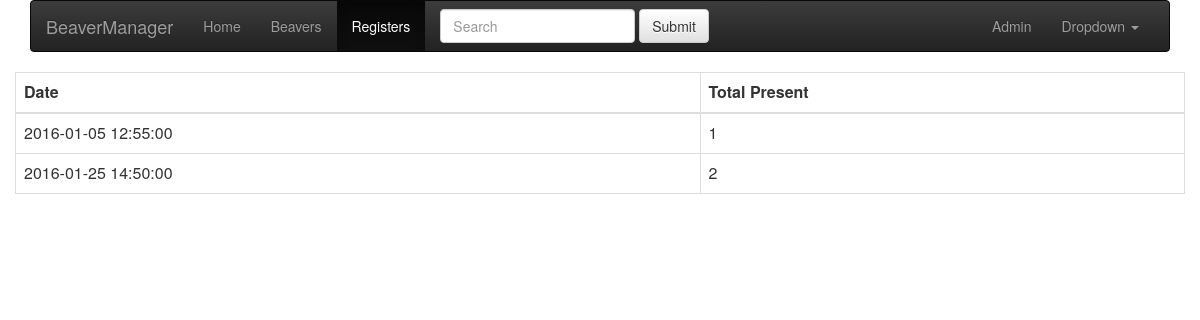
The app's page /registers with its own data.
### app/models.py (models this page shows, shortened)
class Attendance(db.Model):
    __tablename__ = "attendance"
    id = db.Column(db.Integer, primary_key=True)
    date = db.Column(db.DateTime)
    criterion_id = db.Column(db.Integer, db.ForeignKey('criterion.id'))
    criterion = db.relationship('Criterion', backref="attendances")

### app/views.py (the view)
@app.route('/registers')
def registers():
    attendances = Attendance.query.all()
    total_present = {}
    for attendance in attendances:
        total_present[attendance.id] = 0
        for beaver_attendance in attendance.beaver_attendances:
            if beaver_attendance.present:
                total_present[attendance.id] += 1
    return render_template("register_main.html", attendances=attendances,
                           total_present=total_present)

### app/templates/register_main.html
{% extends "base.html" %}
{% block content %}
<table class="table table-bordered table-hover table-responsive">
  <thead>
    <tr>
      <th>Date</th>
      <th>Total Present</th>
    </tr>
  </thead>
  <tbody>
{% for attendance in attendances %}
  <tr class="clickable-row" data-href="/registers/{{ attendance.id }}">
    <td>{{ attendance.date }}</td>
    <td>{{ total_present[attendance.id]}}</td>
  </tr>
{% endfor %}
</tbody>
</table>
{% endblock %}

### app/static/css/beavermanager.css (style rules this page uses)
.clickable-row { cursor: pointer; }

### records on screen
Attendance: date "2016-01-05 12:55:00", id "1"
Attendance: date "2016-01-25 14:50:00", id "2"

### other values on screen
{{ name }} "Home Beavers"
{{ name }} "Registers"
